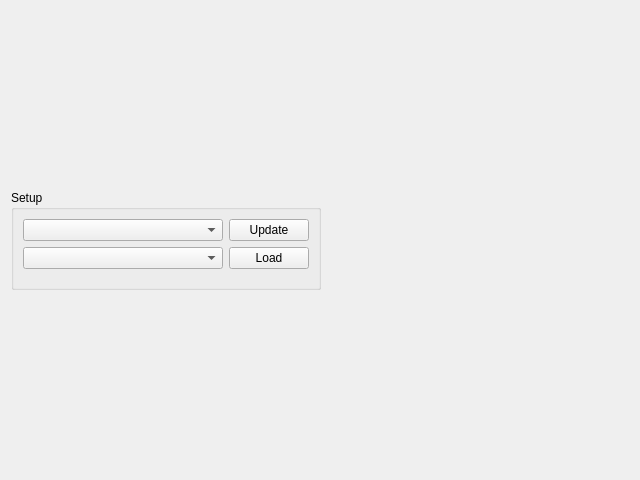
<?xml version="1.0" encoding="UTF-8"?>
<ui version="4.0">
 <class>TabTerm</class>
 <widget class="QWidget" name="TabTerm">
  <property name="geometry">
   <rect>
    <x>0</x>
    <y>0</y>
    <width>640</width>
    <height>480</height>
   </rect>
  </property>
  <property name="windowTitle">
   <string>Form</string>
  </property>
  <layout class="QVBoxLayout" name="verticalLayout_2">
   <item>
    <layout class="QHBoxLayout" name="horizontalLayout">
     <property name="spacing">
      <number>6</number>
     </property>
     <property name="sizeConstraint">
      <enum>QLayout::SetDefaultConstraint</enum>
     </property>
     <item>
      <widget class="QGroupBox" name="groupBox">
       <property name="sizePolicy">
        <sizepolicy hsizetype="Fixed" vsizetype="Fixed">
         <horstretch>0</horstretch>
         <verstretch>0</verstretch>
        </sizepolicy>
       </property>
       <property name="minimumSize">
        <size>
         <width>250</width>
         <height>100</height>
        </size>
       </property>
       <property name="title">
        <string>Setup</string>
       </property>
       <layout class="QFormLayout" name="formLayout">
        <item row="0" column="0">
         <layout class="QGridLayout" name="gridLayout">
          <item row="0" column="1">
           <widget class="QPushButton" name="pushButton_Update">
            <property name="text">
             <string>Update</string>
            </property>
           </widget>
          </item>
          <item row="1" column="0">
           <widget class="QComboBox" name="comboBox_FileList"/>
          </item>
          <item row="1" column="1">
           <widget class="QPushButton" name="Load">
            <property name="text">
             <string>Load</string>
            </property>
           </widget>
          </item>
          <item row="0" column="0">
           <widget class="QComboBox" name="comboBox_PortList">
            <property name="minimumSize">
             <size>
              <width>200</width>
              <height>0</height>
             </size>
            </property>
           </widget>
          </item>
         </layout>
        </item>
       </layout>
      </widget>
     </item>
     <item>
      <widget class="QWidget" name="widget_2" native="true"/>
     </item>
    </layout>
   </item>
   <item>
    <layout class="QVBoxLayout" name="verticalLayout"/>
   </item>
  </layout>
 </widget>
 <resources/>
 <connections/>
</ui>
